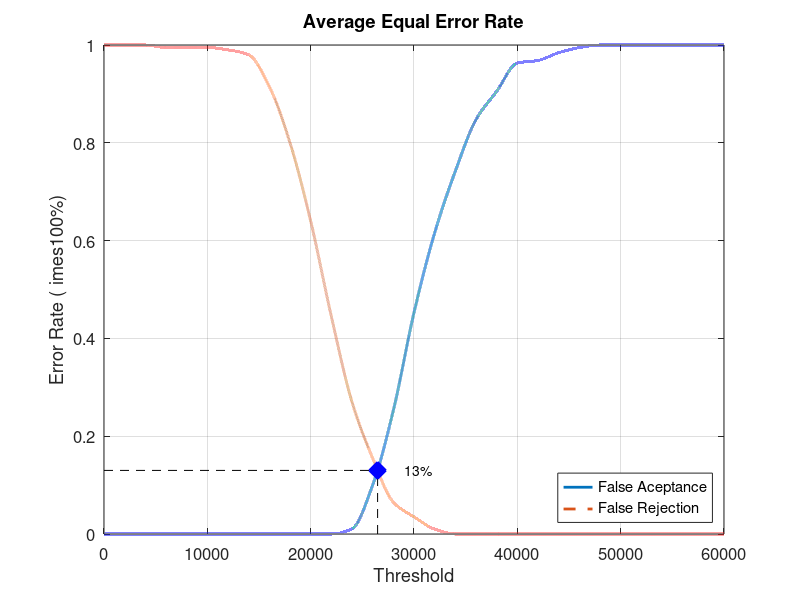
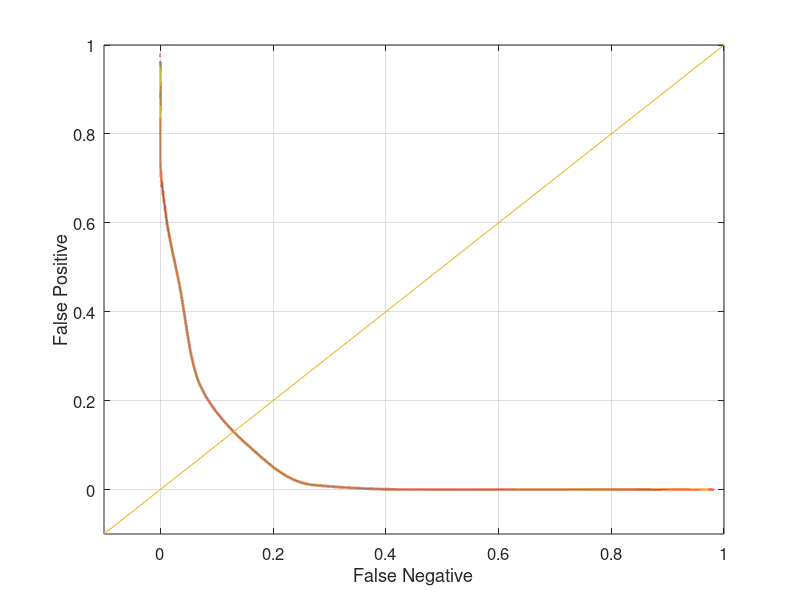

Here is the MATLAB script that generated these plots, in order:
close all;
clear;
clc;
x = 0:2000:60000;
xq = 0:0.5:60000;

y0 = [0 0 0 0 0 0 0 0 0 0 0 0 0.0105263 0.1 0.252632 0.452632 0.615789 0.742105 0.847368 0.905263 0.963158 0.968421 0.984211 0.994737 1 1 1 1 1 1 1]
yy0 = interp1(x, y0, xq, 'pchip');
y1 = [1 1 1 0.995 0.995 0.995 0.99 0.98 0.915 0.8 0.64 0.445 0.27 0.155 0.065 0.035 0.01 0 0 0 0 0 0 0 0 0 0 0 0 0 0]
yy1 = interp1(x, y1, xq, 'pchip');

% Calculating EER: 
y2 = abs(y0 - y1);
find(y2 == min(y2))
yy2 = abs(yy0 - yy1);
xEER = find(yy2 == min(yy2));
xEERIndex = xq(xEER) % X-axis EER
yEER = yy0(xEER) % Y-axis EER

main = figure
plot(xq, yy0,'-','LineWidth', 2);	hold on
plot(xq, yy1,'--','LineWidth', 2);	hold on
plot([xEERIndex xEERIndex], [0 yEER], 'k--');	hold on
plot([0 xEERIndex], [yEER yEER], 'k--');	hold on
plot(xEERIndex, yEER, 'bx', 'LineWidth', 10);	hold on
text(xEERIndex + 10 * xEERIndex / 100, yEER, [num2str(round((10000 * yEER)) / 100) '%'])
legend('False Aceptance', 'False Rejection', 'Location', 'SouthEast')
xlabel('Threshold')
ylabel('Error Rate (	imes100%)')
title('Average Equal Error Rate')
set(gca, 'FontSize', 12)
axis([0 60000 0 1])
grid on

print(main, 'Database2_1Main', '-dpng');
FNRxFPR = figure('Color', [1 1 1]);
plot(yy1, yy0, '-', yy1, yy0, 'LineWidth', 2);
hold on
y = -0.1:0.1:1
plot(y, y); 
set(gca, 'FontSize', 12)
xlabel('False Negative')
ylabel('False Positive')
axis([-0.1 1 -0.1 1])
set(gca, 'FontSize', 12)
grid on

print(FNRxFPR, 'Database2_1FNRxFPR','-dpng');
